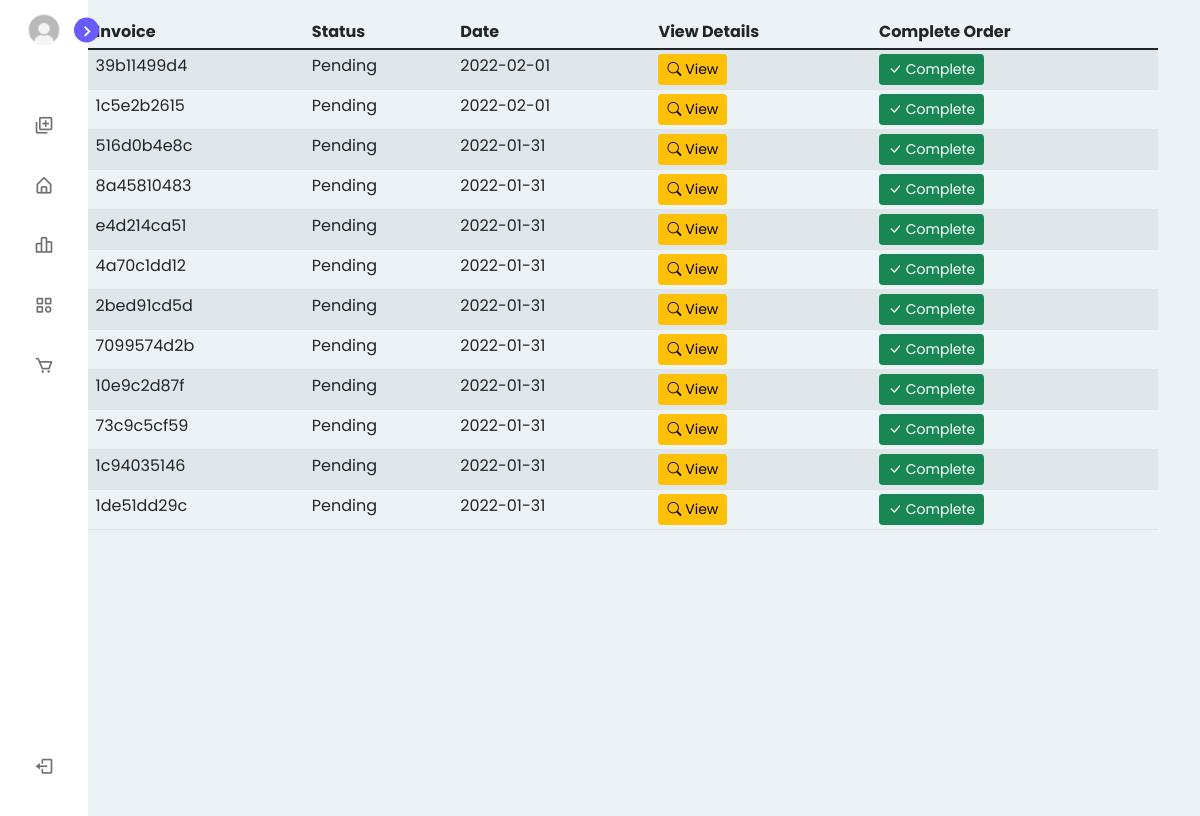
/orderlists (signed in), run on the app's committed database.
### main/models/customers.py (models this page shows, shortened)
class tblOrders(db.Model):
    id = db.Column(db.Integer, primary_key=True)
    invoice = db.Column(db.String(20),unique=True, nullable=False)
    status = db.Column(db.String(20), default='Pending', nullable=False)
    customer_id = db.Column(db.Integer, unique=False, nullable=False)
    datecreated = db.Column(db.DateTime, nullable=False, default=datetime.now)
    orders = db.Column(JsonEcodedDict)

### main/routes/admin.py (the view)
@app.route('/orderlists')
def orderlists():
    if 'email' in session:
        orders = tblOrders.query.order_by(tblOrders.id.desc()).all()
    else:
        return redirect(url_for('customerLogin'))
    return render_template('admin/orders.html', orders=orders, title = "Order Lists")

### main/models/customers.py (called while the page is built)
    def process_result_value(self, value, dialect):
        if value is None:
            return {}
        else:
            return json.loads(value)

### main/templates/admin/orders.html (shortened to what this page needs)
{% extends "layout.html" %}
{% block content %}
{% include "admin_navbar.html" %}
<div class="container-sm mt-3">
    <table class="table table-sm table-condensed table-striped table-hover">
        <thead>
            <th scope="col">#</th>
            <th scope="col">Invoice</th>
            <th scope="col">Status</th>
            <th scope="col">Date</th>
            <th scope="col">View Details</th>
            <th scope="col">Complete Order</th>
        </thead>
        <tbody>
            {% for product in orders %}
            <tr>
                <th scope="row">{{loop.index}}</td>
                <td>{{product.invoice}}</td>
                <td>{{product.status}}</td>
                <td>{{product.datecreated.strftime('%Y-%m-%d')}}</td>
                <td><a href="{{url_for('orderdetails', invoice=product.invoice)}}" class="btn btn-sm btn-warning bi bi-search"> View </a></td>
                <td><a href="{{url_for('orderdetails', invoice=product.invoice)}}" class="btn btn-sm btn-success bi bi-check-lg"> Complete </a></td>
            </tr>
            {% endfor %}
        </tbody>
    </table>
</div>
{% endblock content %}

### main/static/css/style.css (style rules this page uses)
* { margin: 0; padding: 0; box-sizing: border-box; font-family: 'Poppins', sans-serif; }
:root { --body-color: #ecf3f7; --sidebar-color: #FFF; --primary-color: #695CFE; --primary-color-light: #F6F5FF; --toggle-color: #DDD; --text-color: #707070; --tran-03: all 0.2s ease; --tran-03: all 0.3s ease; --tran-04: all 0.3s ease; --tran-05: all 0.3s ease; }
body { min-height: 100vh; background-color: var(--body-color); transition: var(--tran-05); }

### data on the page
tblOrders: invoice "39b11499d4", status "Pending", datecreated "2022-02-01"
tblOrders: invoice "1c5e2b2615", status "Pending", datecreated "2022-02-01"
tblOrders: invoice "516d0b4e8c", status "Pending", datecreated "2022-01-31"
tblOrders: invoice "8a45810483", status "Pending", datecreated "2022-01-31"
tblOrders: invoice "e4d214ca51", status "Pending", datecreated "2022-01-31"
tblOrders: invoice "4a70c1dd12", status "Pending", datecreated "2022-01-31"
tblOrders: invoice "2bed91cd5d", status "Pending", datecreated "2022-01-31"
tblOrders: invoice "7099574d2b", status "Pending", datecreated "2022-01-31"
tblOrders: invoice "10e9c2d87f", status "Pending", datecreated "2022-01-31"
tblOrders: invoice "73c9c5cf59", status "Pending", datecreated "2022-01-31"
tblOrders: invoice "1c94035146", status "Pending", datecreated "2022-01-31"
tblOrders: invoice "1de51dd29c", status "Pending", datecreated "2022-01-31"
